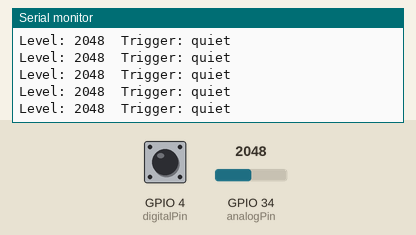
A sketch run on a simulated ESP32. Parts: the last lines printed to the serial monitor. Inputs (shaded band) come from the test bench; at power-on: GPIO 34 (analogPin) = 2048, GPIO 4 (digitalPin) HIGH.

Above: at 1.2 s.
1.3 s: GPIO 34 (analogPin) set to 1043
At 1.32 s:
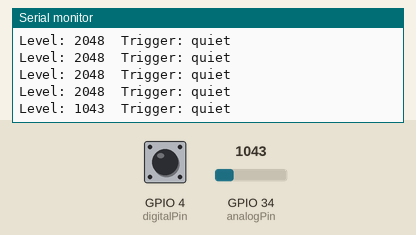
2.8 s: GPIO 34 (analogPin) set to 931
At 2.83 s:
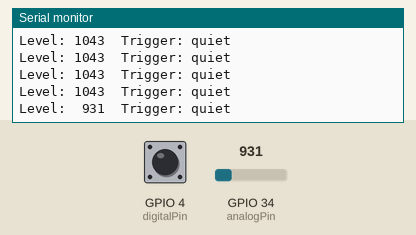

The sketch:

example.ino
```cpp
// Reads the KY-037 on an ESP32: measures the ADC level (0–4095) and digital trigger pin, then prints the level and trigger state over serial.
//
// Buy this module: https://shillehtek.com/products/shillehtek-ky-037-sound-sensor-module
// Full manual: https://shillehtek.com/blogs/shillehtek-product-manuals/ky-037-sound-sensor-module-with-analog
// More examples: https://github.com/shillehbean/shillehtek-examples
//

// KY-037 on ESP32 - analog + digital read

const int analogPin  = 34;
const int digitalPin = 4;

void setup() {
  Serial.begin(115200);
  pinMode(digitalPin, INPUT);
}

void loop() {
  int level = analogRead(analogPin);   // 0..4095
  int trig  = digitalRead(digitalPin);
  Serial.printf("Level: %4d  Trigger: %s\n",
                level, trig == LOW ? "SOUND!" : "quiet");
  delay(50);
}
```

Measured:
- the behaviour switches between 1000 and 999 on GPIO 34 (analogPin) (found by bisection; images 1 and 2)
- after the input at 1.3 s, the serial monitor: prints a new line at once (image 1)
- after the input at 2.8 s, the serial monitor: prints a new line at once (image 2)
